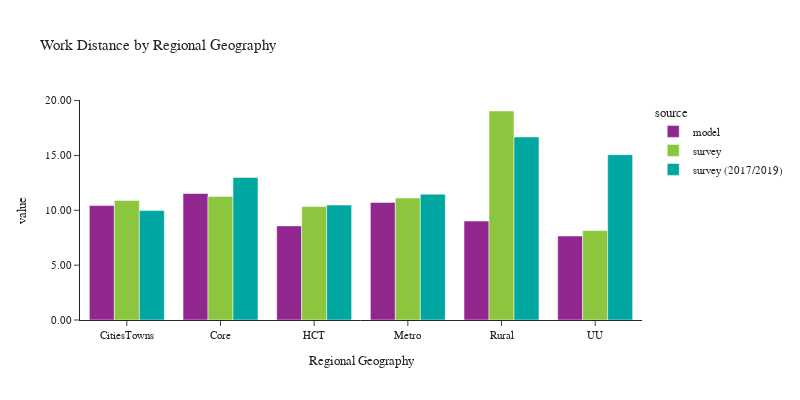

Here is the notebook cell this chart was saved with:
### Code cell
plot_work_location(df_workers, 'rg_proposed_work', 'Regional Geography', 'Regional Geography')

### Figure 1 — Plotly figure (JSON) as saved in the notebook; plotly's stock layout.template omitted (floating-point values rounded to 4 significant figures)
{"data": [{"alignmentgroup": "True", "customdata": [[129829], [622317], [293349], [997389], [126745], [40472]], "hovertemplate": "source=model<br>rg_proposed_work=%{x}<br>value=%{y}<br>sample count=%{customdata[0]}<extra></extra>", "legendgroup": "model", "marker": {"color": "#91268F", "pattern": {"shape": ""}}, "name": "model", "offsetgroup": "model", "orientation": "v", "showlegend": true, "textposition": "auto", "type": "bar", "x": ["CitiesTowns", "Core", "HCT", "Metro", "Rural", "UU"], "xaxis": "x", "y": [10.43, 11.53, 8.578, 10.72, 9.017, 7.659], "yaxis": "y"}, {"alignmentgroup": "True", "customdata": [[66], [537], [185], [1686], [88], [44]], "hovertemplate": "source=survey<br>rg_proposed_work=%{x}<br>value=%{y}<br>sample count=%{customdata[0]}<extra></extra>", "legendgroup": "survey", "marker": {"color": "#8CC63E", "pattern": {"shape": ""}}, "name": "survey", "offsetgroup": "survey", "orientation": "v", "showlegend": true, "textposition": "auto", "type": "bar", "x": ["CitiesTowns", "Core", "HCT", "Metro", "Rural", "UU"], "xaxis": "x", "y": [10.9, 11.26, 10.34, 11.12, 19.05, 8.154], "yaxis": "y"}, {"alignmentgroup": "True", "customdata": [[79], [1189], [299], [3877], [112], [39]], "hovertemplate": "source=survey (2017/2019)<br>rg_proposed_work=%{x}<br>value=%{y}<br>sample count=%{customdata[0]}<extra></extra>", "legendgroup": "survey (2017/2019)", "marker": {"color": "#00A7A0", "pattern": {"shape": ""}}, "name": "survey (2017/2019)", "offsetgroup": "survey (2017/2019)", "orientation": "v", "showlegend": true, "textposition": "auto", "type": "bar", "x": ["CitiesTowns", "Core", "HCT", "Metro", "Rural", "UU"], "xaxis": "x", "y": [9.972, 12.99, 10.47, 11.46, 16.68, 15.07], "yaxis": "y"}], "layout": {"barmode": "group", "font": {"size": 11}, "height": 400, "legend": {"title": {"text": "source"}, "tracegroupgap": 0}, "title": {"text": "Work Distance by Regional Geography"}, "width": 800, "xaxis": {"anchor": "y", "domain": [0.0, 1.0], "title": {"text": "Regional Geography"}}, "yaxis": {"anchor": "x", "domain": [0.0, 1.0], "tickformat": ".2f", "title": {"text": "value"}}}}
